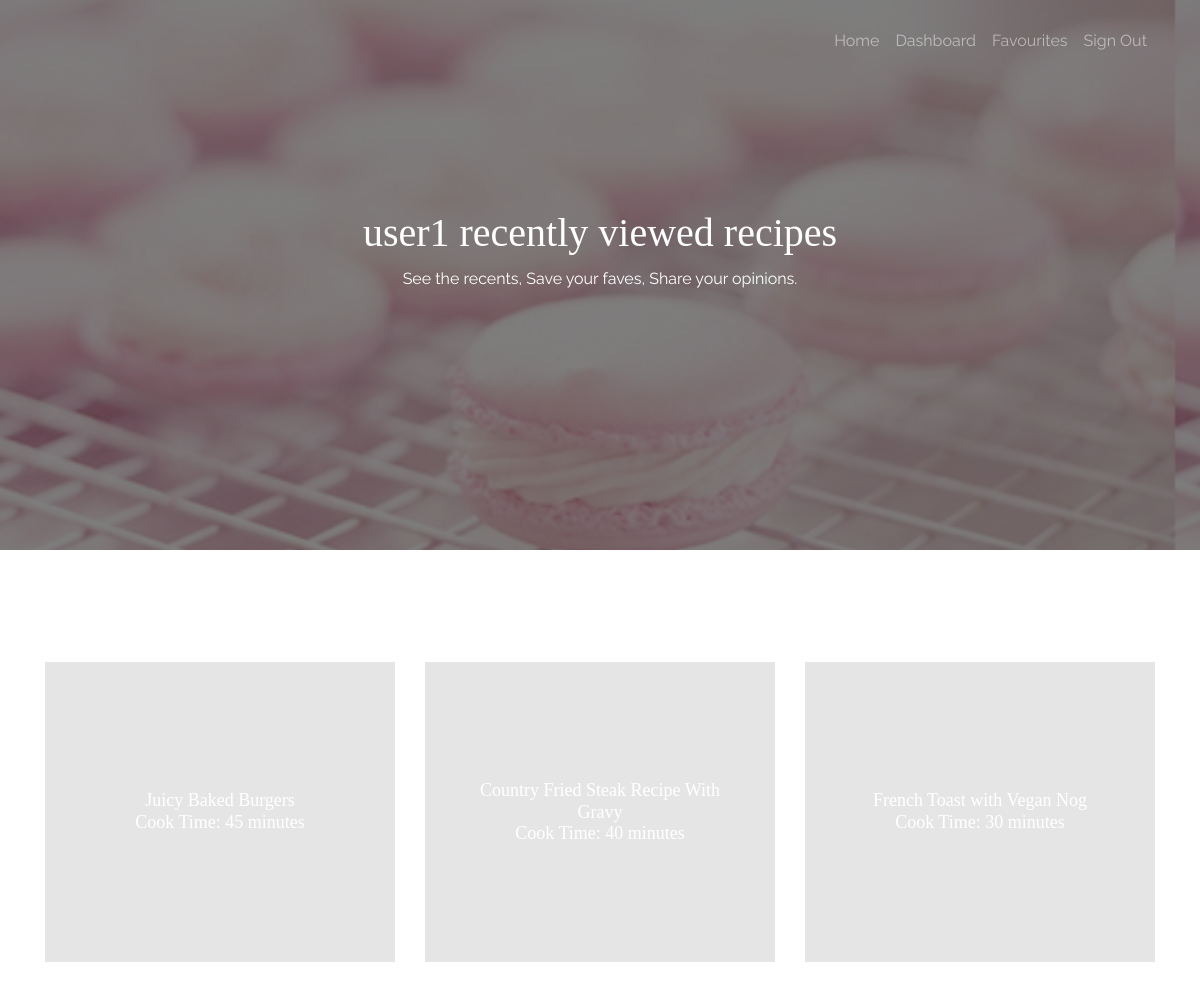
Screenshot of /recent (signed in) with the database file from the repository.
### declarative.py (models this page shows)
class Api(Base):
    __tablename__ = 'API'
    id = Column(String(100), primary_key=True) #id of recipe
    name = Column(String(50), nullable=False)
    image = Column(String(200), nullable=False)
    time = Column(Integer, nullable=False)
    rate = Column(Float) #actually rate
    total_count = Column(Integer) #value
    total = Column(Integer) #number of users have rated

### routes.py (the view)
@app.route('/recent')
def recent():
	if roles.login_role == 1:
		rec_recipes = SS.get_recently_for(current_user.id)
	return render_template('recent.html', user=current_user.id, data=rec_recipes)

### RecipeSystem.py (called while the page is built)
    def get_recently_for(self, user):
        try:
            recipe_list = []
            print("recently for: " + user)
            recent_list = self.session.query(Recently).filter(and_(Recently.user_id==user)).order_by(Recently.order.asc())
            print("got recent list")
            for recent in recent_list:
                rec_id = recent.api_id
                recipe = self.session.query(Api).filter(Api.id==rec_id).first()
                d = {}
                d['id'] = recipe.id
                d['name'] = recipe.name
                d['image'] = recipe.image
                d['time'] = recipe.time
                d['rate'] = recipe.rate
                recipe_list.append(d)
            return recipe_list
        except:
            print("Can't find user")
            pass

### authenticate.py (called while the page is built)
def get_user(user_id):
	return Login(user_id)

@login_manager.user_loader
def load_user(user_id):
	user = get_user(user_id)
	return user

### templates/recent.html (shortened to what this page needs)
<!doctype html>
<html lang="en">
<head>
  <link rel="stylesheet" href="{{url_for("static",filename="css/bootstrap.css")}}">
  <link rel="stylesheet" href="{{url_for("static",filename="css/animate.css")}}">
  <link rel="stylesheet" href="{{url_for("static",filename="css/owl.carousel.min.css")}}">
  <link rel="stylesheet" href="{{url_for("static",filename="fonts/ionicons/css/ionicons.min.css")}}">
  <link rel="stylesheet" href="{{url_for("static",filename="fonts/fontawesome/css/font-awesome.min.css")}}">
  <link rel="stylesheet" href="{{url_for("static",filename="css/style.css")}}">
  </head>
  <body>
    <header role="banner">
      <nav class="navbar navbar-expand-md navbar-dark bg-light">
        <div class="container">
          <div class="collapse navbar-collapse navbar-light" id="navbarsExample05">
            <ul class="navbar-nav ml-auto pl-lg-5 pl-0">
              <li class="nav-item">
                <a class="nav-link" href="{{ url_for('index') }}">Home</a>
              </li>
              <li class="nav-item">
                <a class="nav-link" href="{{ url_for('dashboard') }}">Dashboard</a>
              </li>
              <li class="nav-item">
                <a class="nav-link" href="{{ url_for('my_favorite') }}">Favourites</a>
              </li>
              <li class="nav-item">
                <a class="nav-link" href="{{url_for('logout')}}">Sign Out</a>
              </li>
            </ul>
          </div>
        </div>
      </nav>
    </header>
    <section class="site-hero site-hero-innerpage overlay" data-stellar-background-ratio="0.5" style="background-image: url('/static/images/centre_image.jpg');">
      <div class="container">
        <div class="row align-items-center site-hero-inner justify-content-center">
          <div class="col-md-8 text-center">
            <div class="mb-5 element-animate">
              <h1>{{ user }} recently viewed recipes</h1>
              <p>See the recents, Save your faves, Share your opinions.</p>
            </div>
          </div>
        </div>
      </div>
    </section>
    <section class="slider-wrap site-section">
      <div class="container">
        <div class="row">
          {% if data %}
          {% for recipe in data %}
            <div class="col-md-4 element-animate ">
              <a href = "{{ url_for('get_recipe', recipeID = recipe['id']) }}" class="img-bg" style="background-image: url({{recipe['image']}})">
                <div class="text">
                  <h2>
                    {{recipe['name']}} <br>
                    Cook Time: {{(recipe['time']|int /60)|round|int}} minutes<br>
                  </h2>
                </div>
              </a>
            </div>
          {% endfor %}
          {% else %}
          <p> You haven't viewed any recipes. </p>
          {% endif %}
        </div>
      </div>
    </section>
  </body>
</html>

### static/css/style.css (style rules this page uses)
body { background: #fff; font-family: "Raleway", arial, sans-serif; font-weight: 400; font-size: 16px; line-height: 1.8; color: #6c757d; }
a { -webkit-transition: .3s all ease; -o-transition: .3s all ease; transition: .3s all ease; text-decoration: none; }
h1, h2, h3, h4, h5 { color: #000; font-family: "Playfair Display", times, serif; }
header { position: absolute; top: 0; left: 0; width: 100%; z-index: 5; }
header .navbar { padding-top: 0; padding-bottom: 0; background: transparent !important; }
header .navbar .nav-link { padding: 1.7rem 1rem; outline: none !important; }
.site-hero { background-size: cover; background-position: center center; min-height: 750px; height: 100vh; }
.site-hero > .container { position: relative; z-index: 2; }
.site-hero.overlay { position: relative; }
.site-hero.overlay:before { content: ""; background: rgba(0, 0, 0, 0.5); width: 100%; z-index: 1; position: absolute; top: 0; left: 0; right: 0; bottom: 0; }
.site-hero.overlay h1, .site-hero.overlay p { color: #fff; }
.site-hero .site-hero-inner { min-height: 750px; height: 100vh; }
.site-hero-innerpage, .site-hero-innerpage .site-hero-inner { min-height: 550px; height: 50vh; }
.site-section { padding: 7em 0; }
.img-bg { background-size: cover; }
.feature-destination, .slider-wrap { position: relative; z-index: 10; margin-top: -50px; margin-bottom: 50px; }
.feature-destination .img-bg, .slider-wrap .img-bg { margin-bottom: 30px; display: block; height: 300px; position: relative; top: 0; -webkit-transition: .2s all ease; -o-transition: .2s all ease; transition: .2s all ease; }
.feature-destination .img-bg:before, .slider-wrap .img-bg:before { content: ""; top: 0; left: 0; bottom: 0; right: 0; background: #000; opacity: .1; position: absolute; -webkit-transition: .3s all ease; -o-transition: .3s all ease; transition: .3s all ease; }
.feature-destination .img-bg .text, .slider-wrap .img-bg .text { position: absolute; top: 50%; left: 50%; text-align: center; width: 80%; -webkit-transform: translate(-50%, -50%); -ms-transform: translate(-50%, -50%); transform: translate(-50%, -50%); }
.feature-destination .img-bg .text h2, .slider-wrap .img-bg .text h2 { -webkit-transition: .3s all ease; -o-transition: .3s all ease; transition: .3s all ease; margin: 0; padding: 0; font-size: 18px; font-weight: 400; color: #fff; top: 0px; position: relative; }
.slider-wrap { margin-top: 0; }
.element-animate { opacity: 0; visibility: hidden; }

### rows the page displays
Api: name "Juicy Baked Burgers", (recipe['time']|int/60)|round|int "45"
Api: name "Country Fried Steak Recipe With Gravy", (recipe['time']|int/60)|round|int "40"
Api: name "French Toast with Vegan Nog", (recipe['time']|int/60)|round|int "30"

### other values shown
{{ user }} "user1"
